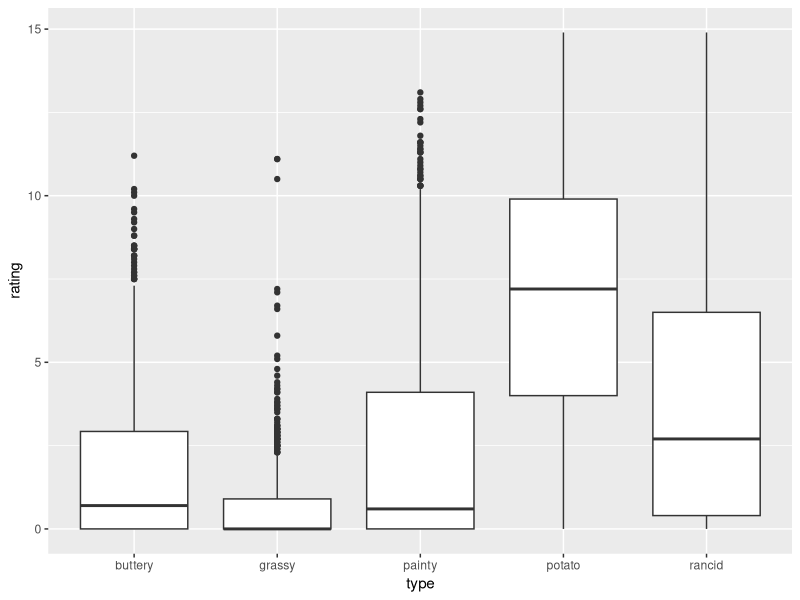
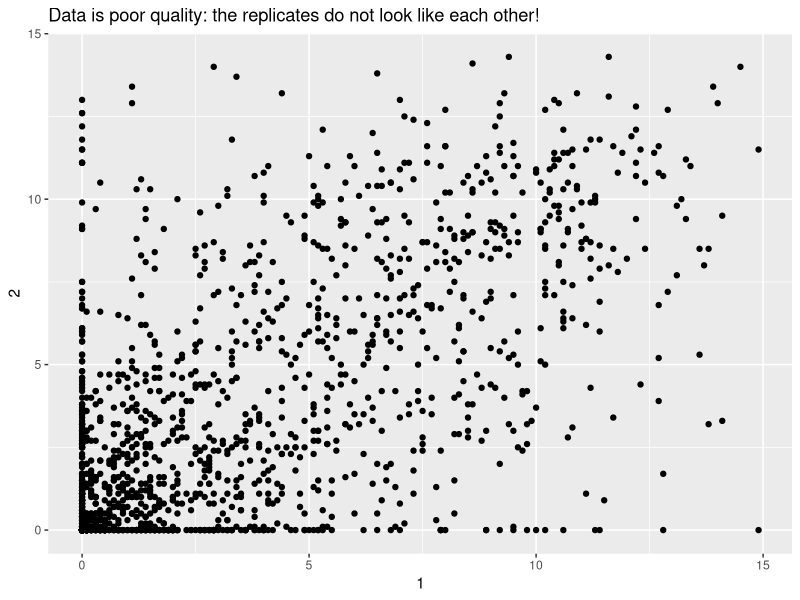

Source code (R) for these figures, in order:
## ---- chunk 1
knitr::opts_chunk$set(echo = T, eval = T)
## ---- chunk 2
#install.packages(c("tidyverse", "here"))
library(tidyverse)
## ---- chunk 3
french_fries <- read_csv("data/french_fries.csv")
french_fries
## ---- chunk 4
fries_long <- french_fries %>% 
  pivot_longer(cols = potato:painty,
               names_to = "type", 
               values_to = "rating") %>%
  mutate(type = as.factor(type))
## ---- chunk 5
fries_long %>% filter(time == 1)
## ---- chunk 6
fries_long %>% filter(time %in% c("1", "2", "3", "4"))
## ---- chunk 7
fries_long %>% filter(treatment == 1)
## ---- chunk 8
fries_long %>% filter(treatment != 2)
## ---- chunk 9
fries_long %>% select(time, treatment, rep)
## ---- chunk 10
fries_long %>% select(subject:rating)
## ---- chunk 11
fries_long %>% select(-subject)
## ---- chunk 12
fries_long %>%
  mutate(lrating = log10(rating))
## ---- chunk 13
fries_long %>% 
  group_by(subject) %>%
  summarise(rating = mean(rating, na.rm=TRUE))
## ---- chunk 14
fries_long %>% 
  filter(type == "rancid") %>%
  group_by(time) %>%
  summarise(rating = mean(rating, na.rm=TRUE))
## ---- chunk 15
fries_long %>% count(subject, sort=TRUE) 

## ---- chunk 16
fries_long %>% count(type) 
## ---- chunk 17
fries_long %>% 
  group_by(type) %>%
  summarise(m = mean(rating, 
                     na.rm = TRUE), 
            sd = sd(rating, 
                    na.rm = TRUE)) %>%
  arrange(-m)

ggplot(fries_long,
       aes(x = type, 
           y = rating)) +
  geom_boxplot()

## ---- chunk 18
fries_spread <- fries_long %>% 
  pivot_wider(names_from = rep, 
              values_from = rating)
  
fries_spread

## ---- chunk 19
  ggplot(fries_spread,
         aes(x = `1`, 
             y = `2`)) + 
  geom_point() + 
  labs(title = "Data is poor quality: the replicates do not look like each other!")

